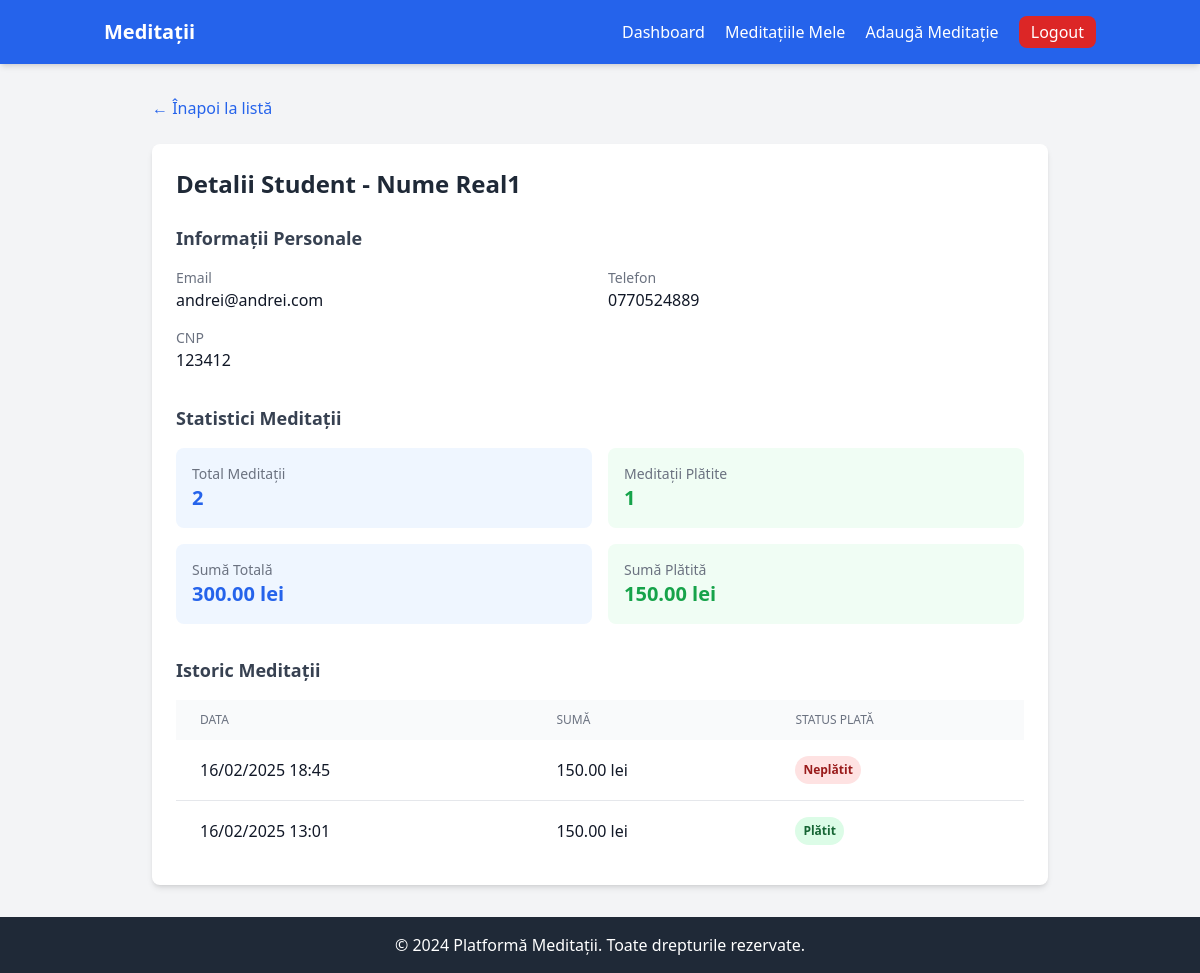
The page /meditatii/student/paaull (signed in) on the database its author committed.
### meditatii/models.py (models this page shows, shortened)
class User(AbstractUser):
    USER_TYPE_CHOICES = (
        ('student', 'Student'),
        ('teacher', 'Teacher'),
    )
    nume_real = models.CharField(max_length=20, verbose_name="Nume Real")
    user_type = models.CharField(max_length=10, choices=USER_TYPE_CHOICES)
    cnp_cui = models.CharField(max_length=15, unique=True, verbose_name='CNP/CUI')
    phone_number = models.CharField(max_length=11, unique=True, verbose_name='Numar telefon')
    company_name = models.CharField(max_length=100, null=True, blank=True, verbose_name="Nume Companie")

class Meditation(models.Model):
    PAYMENT_STATUS = (
        ('unpaid', 'Neplătit'),
        ('pending', 'În așteptare'),
        ('paid', 'Plătit'),
    )
    student = models.ForeignKey(User, on_delete=models.CASCADE, related_name='student_meditations',
                                limit_choices_to={'user_type': 'student'})
    teacher = models.ForeignKey(User, on_delete=models.CASCADE, related_name='teacher_meditations',
                                limit_choices_to={'user_type': 'teacher'})
    date = models.DateTimeField(verbose_name="Data meditației")
    payment_amount = models.DecimalField(max_digits=10, decimal_places=2, verbose_name="Sumă de plată")
    payment_status = models.CharField(max_length=10, choices=PAYMENT_STATUS, default='unpaid',
                                      verbose_name="Status plată")
    class Meta:
        verbose_name = "Meditație"
        verbose_name_plural = "Meditații"
        ordering = ['-date']

### meditatii/views.py (the view)
# urls.py: path('student/<str:username>', views.student_details, name='student_details'),
@login_required
def student_details(request, username):
    if request.user.user_type != 'teacher':
        return redirect('home')
    try:
        student = User.objects.get(username=username, user_type='student')
        meditations = Meditation.objects.filter(student=student, teacher=request.user)
        total_meditations = meditations.count()
        paid_meditations = meditations.filter(payment_status='paid').count()
        total_amount = sum(med.payment_amount for med in meditations)
        paid_amount = sum(med.payment_amount for med in meditations.filter(payment_status='paid'))
        context = {
            'student': student,
            'meditations': meditations,
            'total_meditations': total_meditations,
            'paid_meditations': paid_meditations,
            'total_amount': total_amount,
            'paid_amount': paid_amount,
        }
        return render(request, 'meditatii/student_details.html', context)
    except User.DoesNotExist:
        return redirect('meditation_list')

### templates/meditatii/student_details.html (shortened to what this page needs)
{% extends 'base.html' %}
{% block content %}
<div class="max-w-4xl mx-auto">
    <div class="mb-6 flex items-center">
        <a href="{% url 'meditation_list' %}" class="text-blue-600 hover:text-blue-800">
            <span>&larr; Înapoi la listă</span>
        </a>
    </div>
    <div class="bg-white rounded-lg shadow-md p-6">
        <h1 class="text-2xl font-bold text-gray-800 mb-6">Detalii Student - {{ student.nume_real }}</h1>
        <div class="mb-8">
            <h2 class="text-lg font-semibold text-gray-700 mb-4">Informații Personale</h2>
            <div class="grid grid-cols-2 gap-4">
                <div>
                    <p class="text-sm text-gray-500">Email</p>
                    <p class="font-medium">{{ student.email }}</p>
                </div>
                <div>
                    <p class="text-sm text-gray-500">Telefon</p>
                    <p class="font-medium">{{ student.phone_number }}</p>
                </div>
                <div>
                    <p class="text-sm text-gray-500">CNP</p>
                    <p class="font-medium">{{ student.cnp_cui }}</p>
                </div>
            </div>
        </div>
        <div class="mb-8">
            <h2 class="text-lg font-semibold text-gray-700 mb-4">Statistici Meditații</h2>
            <div class="grid grid-cols-2 gap-4">
                <div class="bg-blue-50 p-4 rounded-lg">
                    <p class="text-sm text-gray-500">Total Meditații</p>
                    <p class="text-xl font-bold text-blue-600">{{ total_meditations }}</p>
                </div>
                <div class="bg-green-50 p-4 rounded-lg">
                    <p class="text-sm text-gray-500">Meditații Plătite</p>
                    <p class="text-xl font-bold text-green-600">{{ paid_meditations }}</p>
                </div>
                <div class="bg-blue-50 p-4 rounded-lg">
                    <p class="text-sm text-gray-500">Sumă Totală</p>
                    <p class="text-xl font-bold text-blue-600">{{ total_amount }} lei</p>
                </div>
                <div class="bg-green-50 p-4 rounded-lg">
                    <p class="text-sm text-gray-500">Sumă Plătită</p>
                    <p class="text-xl font-bold text-green-600">{{ paid_amount }} lei</p>
                </div>
            </div>
        </div>
        <div>
            <h2 class="text-lg font-semibold text-gray-700 mb-4">Istoric Meditații</h2>
            <div class="overflow-x-auto">
                <table class="min-w-full">
                    <thead class="bg-gray-50">
                        <tr>
                            <th class="px-6 py-3 text-left text-xs font-medium text-gray-500 uppercase">Data</th>
                            <th class="px-6 py-3 text-left text-xs font-medium text-gray-500 uppercase">Sumă</th>
                            <th class="px-6 py-3 text-left text-xs font-medium text-gray-500 uppercase">Status Plată</th>
                        </tr>
                    </thead>
                    <tbody class="bg-white divide-y divide-gray-200">
                        {% for meditation in meditations %}
                        <tr class="hover:bg-gray-50">
                            <td class="px-6 py-4">{{ meditation.date|date:"d/m/Y H:i" }}</td>
                            <td class="px-6 py-4">{{ meditation.payment_amount }} lei</td>
                            <td class="px-6 py-4">
                                <span class="px-2 py-1 inline-flex text-xs leading-5 font-semibold rounded-full
                                    {% if meditation.payment_status == 'paid' %}
                                        bg-green-100 text-green-800
                                    {% elif meditation.payment_status == 'pending' %}
                                        bg-yellow-100 text-yellow-800
                                    {% else %}
                                        bg-red-100 text-red-800
                                    {% endif %}">
                                    {% if meditation.payment_status == 'paid' %}
                                        Plătit
                                    {% elif meditation.payment_status == 'pending' %}
                                        În așteptare
                                    {% else %}
                                        Neplătit
                                    {% endif %}
                                </span>
                            </td>
                        </tr>
                        {% endfor %}
                    </tbody>
                </table>
            </div>
        </div>
    </div>
</div>
{% endblock %}

### rows shown on the page
User: nume_real "Nume Real1", email "andrei@andrei.com", phone_number "0770524889", cnp_cui "123412"
Meditation: date "16/02/2025 18:45", payment_amount "150.00", payment_status "Neplătit"
Meditation: date "16/02/2025 13:01", payment_amount "150.00", payment_status "Plătit"

### other values the page prints
{{ total_meditations }} "2"
{{ paid_meditations }} "1"
{{ total_amount }} "300.00"
{{ paid_amount }} "150.00"
